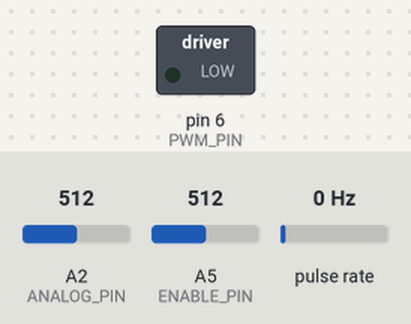
The sketch below on a simulated Arduino Uno, built with avr-gcc and run on an emulated ATmega328P. On the bench: switched loads named in the sketch (green lamp = pin HIGH). Wiring (inferred from the names in the program): pulse sensor: data pin 3. Inputs (shaded band) come from the test bench; at power-on: A5 (ENABLE_PIN) = 512, A2 (ANALOG_PIN) = 512, pulse rate 0 Hz. What the sketch prints to the serial monitor is not drawn.

Above: at 1.2 s.
1.3 s: A5 (ENABLE_PIN) set to 988
3.2 s: A5 (ENABLE_PIN) set to 1011
At 5.3 s:
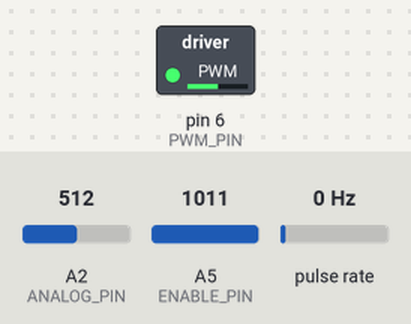
Timing chart, 0 to 6.8 s (numbered marks = the images above; inputs shaded):
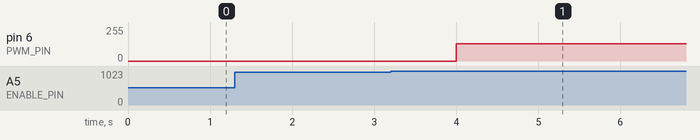

Measured:
- the behaviour switches between 999 and 1000 on A5 (ENABLE_PIN) (found by bisection; images 0 and 1)
- after the input at 1.3 s, every drawn part: stays the same
- after the input at 3.2 s, pin 6 (PWM_PIN): 0/255 → 128/255 after 0.80 s

The sketch:

open_loop.ino
```cpp
//	----------------------------------------------------------------------------+
//	constants
//	----------------------------------------------------------------------------+

/* hardware <-> software mapping */
const byte PWM_PIN = 6;
const byte ANALOG_PIN = A2;
const byte ENCODER_PIN = 3;
const byte ENABLE_PIN = A5;

/* interval configurations */
const int ENCODER_INTERVAL = 25;
const int ANALOG_INTERVAL = 250;
const int ENABLE_INTERVAL = 1000;
const int SERIAL_INTERVAL = 50;

/* normalize encoder count to rotation speed */
const float ENCODER_RATIO = ((1000 / ENCODER_INTERVAL) / 10) * 1.8;

//	----------------------------------------------------------------------------+
//	variables
//	----------------------------------------------------------------------------+

/* interval variables */
unsigned long encoder_prev_time;
unsigned long analog_prev_time;
unsigned long enable_prev_time;
unsigned long serial_prev_time;

/* encoder variables */
volatile int enc_count;
float enc_freq;
float enc_avg;
float enc_window[3];
byte enc_window_index;

bool enable_state;

//	----------------------------------------------------------------------------+
//	encoder isr
//	----------------------------------------------------------------------------+
void encoder_isr()
{
	enc_count++;
}

//	----------------------------------------------------------------------------+
//	initialization
//	----------------------------------------------------------------------------+
void setup()
{
	pinMode(PWM_PIN, OUTPUT);
	pinMode(ENCODER_PIN, INPUT_PULLUP);

	Serial.begin(115200);
	attachInterrupt(digitalPinToInterrupt(ENCODER_PIN), encoder_isr, RISING);
}

//	----------------------------------------------------------------------------+
//	infinite loop
//	----------------------------------------------------------------------------+
void loop()
{
	unsigned long now = millis();

	/* convert encoder ticks to speed */
	if (now >= encoder_prev_time + ENCODER_INTERVAL)
	{
		encoder_prev_time = now;

		enc_freq = enc_count * ENCODER_RATIO;
		enc_count = 0;

		/* calculate moving average */
		enc_window[enc_window_index] = enc_freq;
		enc_window_index += 1;
		if(enc_window_index > 2) enc_window_index = 0;
		enc_avg = (enc_window[0] + enc_window[1] + enc_window[2])/3;

	}

	/* for graphing data */
	else if (now >= serial_prev_time + SERIAL_INTERVAL)
	{
		serial_prev_time = now;
		Serial.print(enc_freq, 2);
		Serial.print("\t");
		Serial.println(enc_avg, 2);
	}

	/* motor ON/OFF */
	else if (now >= enable_prev_time + ENABLE_INTERVAL)
	{
		enable_prev_time = now;

		int val = analogRead(ENABLE_PIN);
		if (val >= 1000)
		{
			enable_state = true;
		}
		else
		{
			enable_state = false;
		}
	}

	/* manual control */
	else if (now >= analog_prev_time + ANALOG_INTERVAL)
	{
		analog_prev_time = now;

		if (enable_state == true)
		{
			int val = analogRead(ANALOG_PIN);
			analogWrite(PWM_PIN, val / 4);
		}
		else
		{
			analogWrite(PWM_PIN, 0);
		}
	}


}
```
